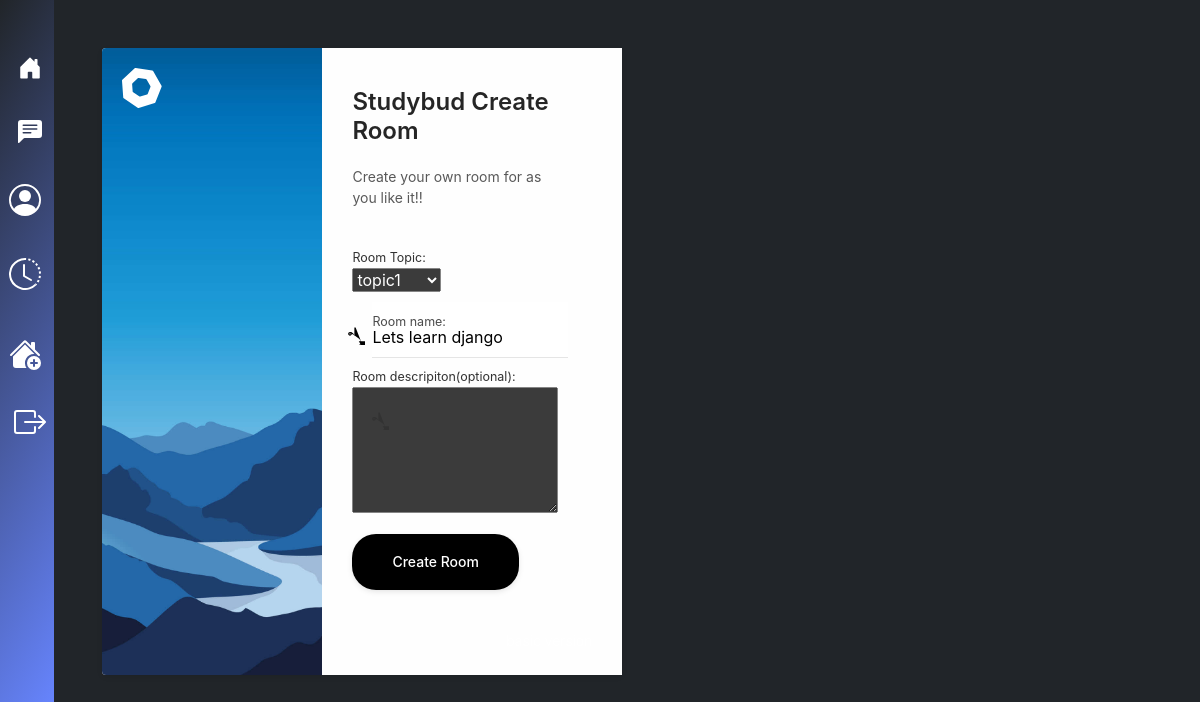
Page /update_room/1 (signed in) on the earlier database version.
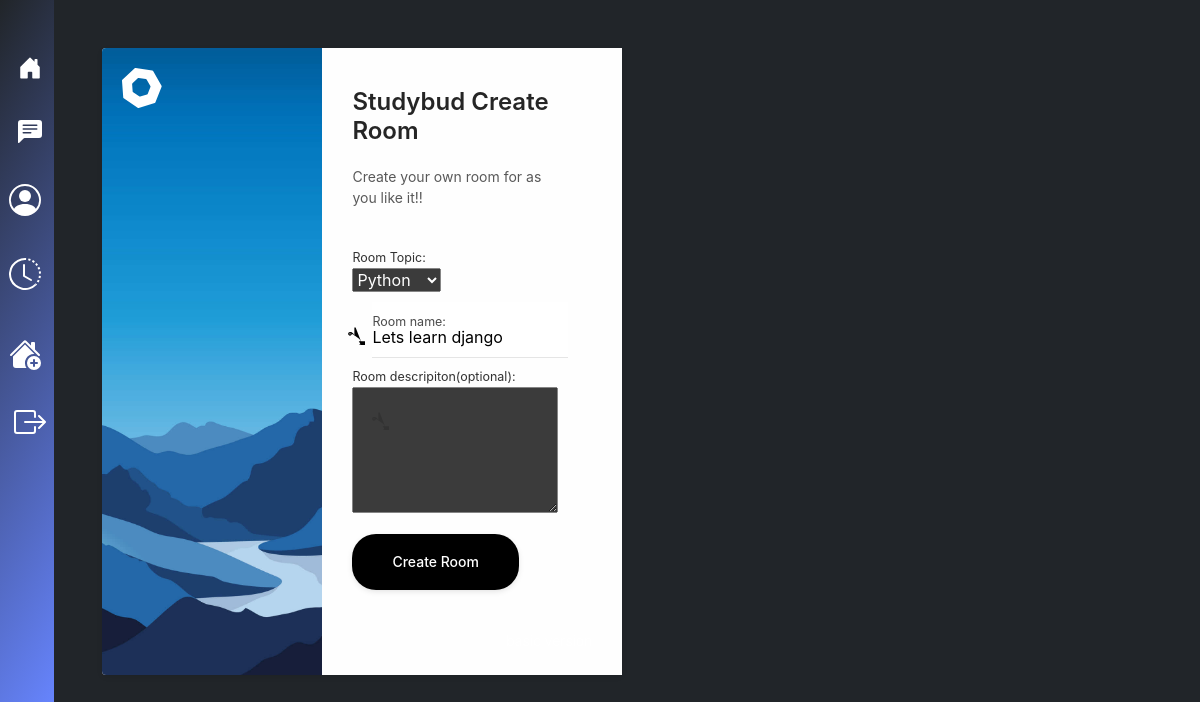
Same page on the later database version.
### base/models.py (models this page shows, shortened)
class Room(Model):
    host=models.ForeignKey(User, on_delete=models.SET_NULL, null= True )
    topic = models.ForeignKey(Topic, on_delete=models.SET_NULL, null=True)
    name = models.CharField(max_length=200)
    description= models.TextField(null=True, blank=True)
    updated = models.DateTimeField(auto_now=True)
    created = models.DateTimeField(auto_now=True)
    class Meta:
        ordering = ['-updated', '-created', ]

### base/views.py (the view)
# urls.py: path('update_room/<str:id>', views.update_room, name='update_room'),
@login_required(login_url='login')
def update_room(request, id):
    room = get_object_or_404(Room, pk=id)
    form = RoomForm(instance=room)
    if request.user != room.host:
        return HttpResponse('The user does not have sufficient permissions to view the page')
    if request.method == 'POST':
        form = RoomForm(request.POST, instance=room)
        if form.is_valid():
            form.save()
            return redirect('home')
    context = {'form':form}
    return render (request, 'base/room_form.html', context)

### base/forms.py
class RoomForm(ModelForm):
    class Meta:
        model = Room
        exclude = ['host']
        widgets = {
                'description':forms.Textarea(attrs={'cols': 18, 'rows': 5}),
                }

### base/models.py (called while the page is built)
    def __str__(self):
        return self.name

### base/templates/base/room_form.html (shortened to what this page needs)
{% extends 'layout.html' %}
{% load static %}
{% block content %}
<div class="session mx-5 my-5">
    <div class="left">
        <svg
            enable-background="new 0 0 300 302.5"
            version="1.1"
            viewBox="0 0 300 302.5"
            xml:space="preserve"
            xmlns="http://www.w3.org/2000/svg"
        >
            <style type="text/css">
                .st01 {
                    fill: #fff;
                }
                .left{
                    background-image:url({% static 'croom.jpg' %});
                }
            </style>
            </style>
            <path
                class="st01"
                d="m126 302.2c-2.3 0.7-5.7 0.2-7.7-1.2l-105-71.6c-2-1.3-3.7-4.4-3.9-6.7l-9.4-126.7c-0.2-2.4 1.1-5.6 2.8-7.2l93.2-86.4c1.7-1.6 5.1-2.6 7.4-2.3l125.6 18.9c2.3 0.4 5.2 2.3 6.4 4.4l63.5 110.1c1.2 2 1.4 5.5 0.6 7.7l-46.4 118.3c-0.9 2.2-3.4 4.6-5.7 5.3l-121.4 37.4zm63.4-102.7c2.3-0.7 4.8-3.1 5.7-5.3l19.9-50.8c0.9-2.2 0.6-5.7-0.6-7.7l-27.3-47.3c-1.2-2-4.1-4-6.4-4.4l-53.9-8c-2.3-0.4-5.7 0.7-7.4 2.3l-40 37.1c-1.7 1.6-3 4.9-2.8 7.2l4.1 54.4c0.2 2.4 1.9 5.4 3.9 6.7l45.1 30.8c2 1.3 5.4 1.9 7.7 1.2l52-16.2z"
            />
        </svg>
    </div>
    <form action="" class="log-in" autocomplete="off" method="post">
        <h4>Studybud Create Room</span></h4>
        <p>Create your own room for as you like it!!</p>
        <label for="topic">Room Topic: </label>
        <div class="floating-label">
            {{ form.topic }}
                    </div>
        <div class="floating-label" style="margin-left: -10%;">
            {{ form.name }}
            <label for="password">Room name:</label>
            <div class="icon">
            </div>
        </div>
        <label for="name">Room descripiton(optional): </label>
               <div class="floating-label">
                   {{ form.description }}
                   <div class="icon">
                   </div>
               </div>
        <input type="submit" value="Create Room" class="btn btn-dark" />
        <a
            href="https://codepen.io/elujambio/pen/yjwzgp"
            class="discrete"
            target="_blank"
            >basic version</a
        >
    </form>
</div>
{% endblock content %}

Differences in the rows shown:
changed Room "Lets learn django": topic "topic1" → "Python"
